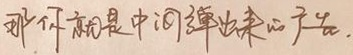
#> input picture images/clear/105.jpg, 353 x 55 px
$ python -i is_blurry_fuction.py   (imports and definitions only)   (older library calls are emulated)
#> lines starting #> are read from the running program, lines starting #| are printed output that depends on the picture
#> further down, picture is the input picture: shape (55, 353, 3); mean B, G, R 172.1, 191.8, 216.9
import cv2
import numpy as np
import imutils
from skimage.metrics import structural_similarity as ssim

# Canny
def Canny(image):
    edges = cv2.Canny(image, 100, 200)
    edge_count = np.sum(edges > 0)
    return edge_count

def contrast(image):
    gray = cv2.cvtColor(image, cv2.COLOR_BGR2GRAY)
    contrast = np.std(gray)
    return contrast

def FFT(image):
    image = imutils.resize(image, width=500)
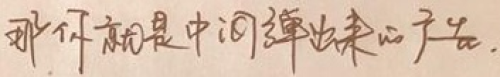
#> image: shape (77, 500, 3); mean of channels 0, 1, 2 172.1, 191.7, 216.8; drawn as B, G, R
    gray = cv2.cvtColor(image, cv2.COLOR_BGR2GRAY)
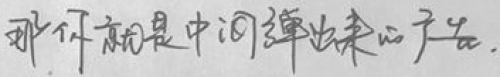
#> gray: shape (77, 500); min 73, max 241, mean 197
    (h, w) = gray.shape
#> h = 77; w = 500
    (cX, cY) = (int(w / 2.0), int(h / 2.0))
#> cX = 250; cY = 38
    fft = np.fft.fft2(image)
    fftShift = np.fft.fftshift(fft)
    fftShift[cY - 60:cY + 60, cX - 60:cX + 60] = 0
    fftShift = np.fft.ifftshift(fftShift)
    recon = np.fft.ifft2(fftShift)
    magnitude = 20 * np.log(np.abs(recon) + 1e-9)
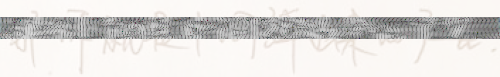
#> magnitude: shape (77, 500, 3) float64; mean of channels 0, 1, 2 85.5, 87, 88.7; drawn with min black and max white
    mean = np.mean(magnitude)
#> mean = 87.1
    return mean

def frequency(image):
    f = np.fft.fft2(image)
    fshift = np.fft.fftshift(f)
    magnitude_spectrum = 20 * np.log(np.abs(fshift) + 1e-9)
    # 以高频成分的能量作为判断标准
    high_freq_energy = np.sum(magnitude_spectrum > 200)
    return high_freq_energy

def Laplacian(image):
    gray = cv2.cvtColor(image, cv2.COLOR_BGR2GRAY)
    fm = cv2.Laplacian(gray, cv2.CV_64F).var()
    return fm

def SSIM(image):
    # 将图片转换为灰度图片
    gray = cv2.cvtColor(image, cv2.COLOR_BGR2GRAY)
    # 创建一个轻微模糊的版本作为比较对象
    blurred = cv2.GaussianBlur(gray, (11, 11), 0)
    # 获取图像的大小
    h, w = gray.shape
    # 根据图像大小动态调整win_size，确保它不大于图像的最小维度
    # 同时要求win_size为奇数
    win_size = min(11, h - 1 if h % 2 == 0 else h, w - 1 if w % 2 == 0 else w)
    # 计算SSIM，显式指定win_size
    score, _ = ssim(gray, blurred, win_size=win_size, full=True)
    return score

>>> import cv2
>>> picture = cv2.imread('../images/clear/105.jpg')
>>> result = FFT(picture)
#> result = 87.1

$ run again, on images/clear/108.jpg
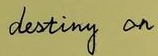
#> input picture images/clear/108.jpg, 158 x 56 px
#> picture is the input picture: shape (56, 158, 3); mean B, G, R 102, 160.7, 167.3
#> in FFT, `gray = cv2.cvtColor(image, cv2.COLOR_BGR2GRAY)`:
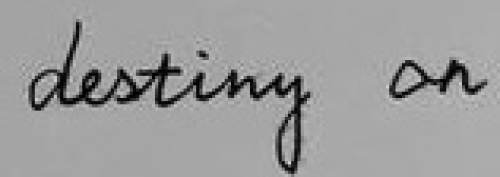
#> gray: shape (177, 500); min 1, max 209, mean 155.9
#> in FFT, `magnitude = 20 * np.log(np.abs(recon) + 1e-9)`:
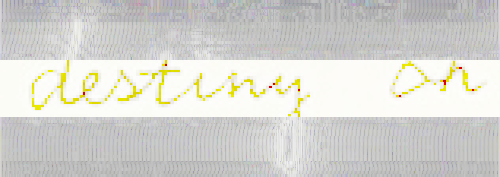
#> magnitude: shape (177, 500, 3) float64; mean of channels 0, 1, 2 11, 21.8, 22.6; drawn with min black and max white
#> mean = 18.46

$ run again, on images/clear/112.jpg
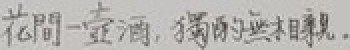
#> input picture images/clear/112.jpg, 175 x 25 px (shown 2 times larger)
#> picture is the input picture: shape (25, 175, 3); mean B, G, R 176.2, 179.9, 181.7
#> in FFT, `image = imutils.resize(image, width=500)`:
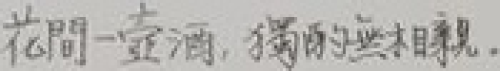
#> image: shape (71, 500, 3); mean of channels 0, 1, 2 176.1, 179.9, 181.6; drawn as B, G, R
#> in FFT, `magnitude = 20 * np.log(np.abs(recon) + 1e-9)`:
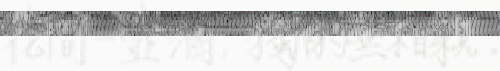
#> magnitude: shape (71, 500, 3) float64; mean of channels 0, 1, 2 73.5, 73.7, 73.9; drawn with min black and max white
#> mean = 73.69
